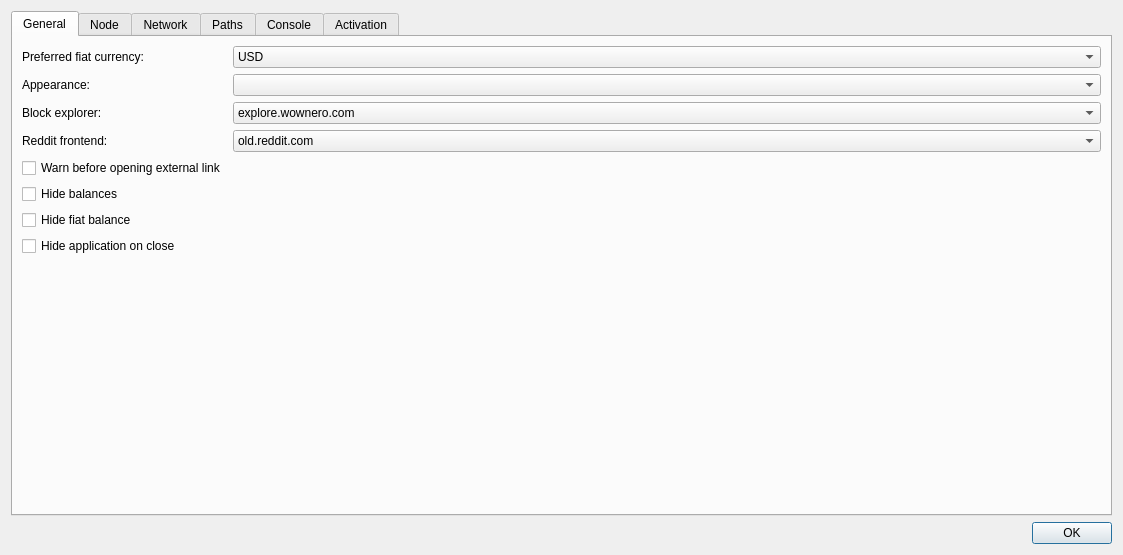
<?xml version="1.0" encoding="UTF-8"?>
<ui version="4.0">
 <class>Settings</class>
 <widget class="QDialog" name="Settings">
  <property name="geometry">
   <rect>
    <x>0</x>
    <y>0</y>
    <width>1123</width>
    <height>555</height>
   </rect>
  </property>
  <property name="windowTitle">
   <string>Settings</string>
  </property>
  <layout class="QVBoxLayout" name="verticalLayout">
   <item>
    <widget class="QTabWidget" name="tabWidget">
     <property name="currentIndex">
      <number>0</number>
     </property>
     <widget class="QWidget" name="tab_general">
      <attribute name="title">
       <string>General</string>
      </attribute>
      <layout class="QFormLayout" name="formLayout">
       <item row="0" column="0">
        <widget class="QLabel" name="label">
         <property name="text">
          <string>Preferred fiat currency:</string>
         </property>
        </widget>
       </item>
       <item row="0" column="1">
        <widget class="QComboBox" name="comboBox_fiatCurrency">
         <item>
          <property name="text">
           <string>USD</string>
          </property>
         </item>
         <item>
          <property name="text">
           <string>EUR</string>
          </property>
         </item>
         <item>
          <property name="text">
           <string>RUB</string>
          </property>
         </item>
         <item>
          <property name="text">
           <string>GBP</string>
          </property>
         </item>
         <item>
          <property name="text">
           <string>AUD</string>
          </property>
         </item>
         <item>
          <property name="text">
           <string>CAD</string>
          </property>
         </item>
         <item>
          <property name="text">
           <string>CHF</string>
          </property>
         </item>
         <item>
          <property name="text">
           <string>CNY</string>
          </property>
         </item>
         <item>
          <property name="text">
           <string>CZK</string>
          </property>
         </item>
         <item>
          <property name="text">
           <string>JPY</string>
          </property>
         </item>
         <item>
          <property name="text">
           <string>KRW</string>
          </property>
         </item>
         <item>
          <property name="text">
           <string>MXN</string>
          </property>
         </item>
         <item>
          <property name="text">
           <string>NZD</string>
          </property>
         </item>
         <item>
          <property name="text">
           <string>SEK</string>
          </property>
         </item>
         <item>
          <property name="text">
           <string>THB</string>
          </property>
         </item>
         <item>
          <property name="text">
           <string>TRY</string>
          </property>
         </item>
         <item>
          <property name="text">
           <string>ZAR</string>
          </property>
         </item>
        </widget>
       </item>
       <item row="1" column="0">
        <widget class="QLabel" name="label_6">
         <property name="text">
          <string>Appearance:</string>
         </property>
        </widget>
       </item>
       <item row="1" column="1">
        <widget class="QComboBox" name="comboBox_skin"/>
       </item>
       <item row="2" column="0">
        <widget class="QLabel" name="label_2">
         <property name="text">
          <string>Block explorer:</string>
         </property>
        </widget>
       </item>
       <item row="2" column="1">
        <widget class="QComboBox" name="comboBox_blockExplorer">
         <item>
          <property name="text">
           <string>explore.wownero.com</string>
          </property>
         </item>
         <item>
          <property name="text">
           <string>muchwow.lol</string>
          </property>
         </item>
        </widget>
       </item>
       <item row="4" column="0">
        <widget class="QCheckBox" name="checkBox_externalLink">
         <property name="text">
          <string>Warn before opening external link</string>
         </property>
        </widget>
       </item>
       <item row="5" column="0">
        <widget class="QCheckBox" name="checkBox_hideBalance">
         <property name="text">
          <string>Hide balances</string>
         </property>
        </widget>
       </item>
       <item row="3" column="0">
        <widget class="QLabel" name="label_8">
         <property name="text">
          <string>Reddit frontend:</string>
         </property>
        </widget>
       </item>
       <item row="3" column="1">
        <widget class="QComboBox" name="comboBox_redditFrontend">
         <item>
          <property name="text">
           <string>old.reddit.com</string>
          </property>
         </item>
         <item>
          <property name="text">
           <string>reddit.com</string>
          </property>
         </item>
         <item>
          <property name="text">
           <string>teddit.net</string>
          </property>
         </item>
        </widget>
       </item>
       <item row="6" column="0">
        <widget class="QCheckBox" name="checkBox_hideFiatBalance">
         <property name="text">
          <string>Hide fiat balance</string>
         </property>
        </widget>
       </item>
       <item row="7" column="0">
        <widget class="QCheckBox" name="checkBox_hideOnClose">
         <property name="text">
          <string>Hide application on close</string>
         </property>
        </widget>
       </item>
      </layout>
     </widget>
     <widget class="QWidget" name="tab_node">
      <attribute name="title">
       <string>Node</string>
      </attribute>
      <layout class="QHBoxLayout" name="horizontalLayout">
       <item>
        <widget class="NodeWidget" name="nodeWidget" native="true"/>
       </item>
      </layout>
     </widget>
     <widget class="QWidget" name="tab_network">
      <attribute name="title">
       <string>Network</string>
      </attribute>
      <layout class="QVBoxLayout" name="verticalLayout_2">
       <item>
        <layout class="QHBoxLayout" name="horizontalLayout_2">
         <item>
          <widget class="QGroupBox" name="groupBox_3">
           <property name="sizePolicy">
            <sizepolicy hsizetype="Maximum" vsizetype="Preferred">
             <horstretch>0</horstretch>
             <verstretch>0</verstretch>
            </sizepolicy>
           </property>
           <property name="title">
            <string>Websockets</string>
           </property>
           <layout class="QGridLayout" name="gridLayout_3">
            <item row="0" column="0">
             <widget class="QRadioButton" name="radioButton_disableWebsocket">
              <property name="text">
               <string>Disable websocket</string>
              </property>
             </widget>
            </item>
            <item row="1" column="0">
             <widget class="QRadioButton" name="radioButton_websocketServer">
              <property name="text">
               <string>Websocket server</string>
              </property>
             </widget>
            </item>
            <item row="2" column="0">
             <widget class="QLineEdit" name="lineEdit_websocketServer">
              <property name="maximumSize">
               <size>
                <width>300</width>
                <height>16777215</height>
               </size>
              </property>
             </widget>
            </item>
           </layout>
          </widget>
         </item>
         <item>
          <spacer name="horizontalSpacer_3">
           <property name="orientation">
            <enum>Qt::Horizontal</enum>
           </property>
           <property name="sizeType">
            <enum>QSizePolicy::Expanding</enum>
           </property>
           <property name="sizeHint" stdset="0">
            <size>
             <width>40</width>
             <height>20</height>
            </size>
           </property>
          </spacer>
         </item>
        </layout>
       </item>
       <item>
        <spacer name="verticalSpacer">
         <property name="orientation">
          <enum>Qt::Vertical</enum>
         </property>
         <property name="sizeHint" stdset="0">
          <size>
           <width>20</width>
           <height>40</height>
          </size>
         </property>
        </spacer>
       </item>
      </layout>
     </widget>
     <widget class="QWidget" name="tab_paths">
      <attribute name="title">
       <string>Paths</string>
      </attribute>
      <layout class="QVBoxLayout" name="verticalLayout_8">
       <property name="spacing">
        <number>6</number>
       </property>
       <item>
        <widget class="QLabel" name="label_7">
         <property name="text">
          <string>This application uses the following paths:</string>
         </property>
        </widget>
       </item>
       <item>
        <layout class="QFormLayout" name="formLayout_2">
         <item row="0" column="1">
          <layout class="QHBoxLayout" name="horizontalLayout_3">
           <item>
            <widget class="QLineEdit" name="lineEdit_defaultWalletDir">
             <property name="readOnly">
              <bool>true</bool>
             </property>
            </widget>
           </item>
           <item>
            <widget class="QPushButton" name="btn_browseDefaultWalletDir">
             <property name="text">
              <string>Browse</string>
             </property>
            </widget>
           </item>
          </layout>
         </item>
         <item row="0" column="0">
          <widget class="QLabel" name="label_3">
           <property name="text">
            <string>Wallet directory:</string>
           </property>
          </widget>
         </item>
         <item row="1" column="0">
          <widget class="QLabel" name="label_4">
           <property name="text">
            <string>Config directory:</string>
           </property>
          </widget>
         </item>
         <item row="1" column="1">
          <widget class="QLineEdit" name="lineEdit_configDir">
           <property name="readOnly">
            <bool>true</bool>
           </property>
          </widget>
         </item>
         <item row="2" column="0">
          <widget class="QLabel" name="label_5">
           <property name="text">
            <string>Application directory:</string>
           </property>
          </widget>
         </item>
         <item row="2" column="1">
          <widget class="QLineEdit" name="lineEdit_applicationDir">
           <property name="readOnly">
            <bool>true</bool>
           </property>
          </widget>
         </item>
        </layout>
       </item>
       <item>
        <spacer name="verticalSpacer_2">
         <property name="orientation">
          <enum>Qt::Vertical</enum>
         </property>
         <property name="sizeHint" stdset="0">
          <size>
           <width>20</width>
           <height>0</height>
          </size>
         </property>
        </spacer>
       </item>
      </layout>
     </widget>
     <widget class="QWidget" name="tab_console">
      <attribute name="icon">
       <iconset theme=":/assets/images/terminal.png">
        <normaloff>.</normaloff>.</iconset>
      </attribute>
      <attribute name="title">
       <string>Console</string>
      </attribute>
      <layout class="QGridLayout" name="gridLayout">
       <item row="1" column="0">
        <widget class="QGroupBox" name="groupBox">
         <property name="minimumSize">
          <size>
           <width>0</width>
           <height>0</height>
          </size>
         </property>
         <property name="maximumSize">
          <size>
           <width>16777215</width>
           <height>70</height>
          </size>
         </property>
         <property name="title">
          <string>Log source</string>
         </property>
         <layout class="QHBoxLayout" name="horizontalLayout_7">
          <item>
           <widget class="QCheckBox" name="checkBox_12">
            <property name="text">
             <string>Qt Application</string>
            </property>
           </widget>
          </item>
          <item>
           <widget class="QCheckBox" name="checkBox_13">
            <property name="text">
             <string>RPC daemon</string>
            </property>
           </widget>
          </item>
          <item>
           <widget class="QCheckBox" name="checkBox_14">
            <property name="text">
             <string>Tor daemon</string>
            </property>
           </widget>
          </item>
         </layout>
        </widget>
       </item>
       <item row="2" column="0" colspan="2">
        <widget class="QFrame" name="frame">
         <property name="minimumSize">
          <size>
           <width>0</width>
           <height>0</height>
          </size>
         </property>
         <property name="frameShape">
          <enum>QFrame::NoFrame</enum>
         </property>
         <property name="frameShadow">
          <enum>QFrame::Raised</enum>
         </property>
         <property name="lineWidth">
          <number>1</number>
         </property>
         <layout class="QHBoxLayout" name="horizontalLayout_8">
          <property name="leftMargin">
           <number>0</number>
          </property>
          <property name="topMargin">
           <number>0</number>
          </property>
          <property name="rightMargin">
           <number>0</number>
          </property>
          <property name="bottomMargin">
           <number>0</number>
          </property>
          <item>
           <widget class="QPushButton" name="btnCopyToClipboard">
            <property name="text">
             <string>Copy to clipboard</string>
            </property>
           </widget>
          </item>
          <item>
           <widget class="QPushButton" name="pushButton_6">
            <property name="text">
             <string>Open log directory</string>
            </property>
           </widget>
          </item>
          <item>
           <widget class="QPushButton" name="pushButton_2">
            <property name="text">
             <string>Clear</string>
            </property>
           </widget>
          </item>
         </layout>
        </widget>
       </item>
       <item row="1" column="1">
        <widget class="QGroupBox" name="groupBox_2">
         <property name="minimumSize">
          <size>
           <width>0</width>
           <height>0</height>
          </size>
         </property>
         <property name="maximumSize">
          <size>
           <width>16777215</width>
           <height>70</height>
          </size>
         </property>
         <property name="title">
          <string>Log level</string>
         </property>
         <layout class="QHBoxLayout" name="horizontalLayout_6">
          <item>
           <widget class="QCheckBox" name="checkBox_9">
            <property name="text">
             <string>Critical</string>
            </property>
            <property name="checked">
             <bool>true</bool>
            </property>
           </widget>
          </item>
          <item>
           <widget class="QCheckBox" name="checkBox_10">
            <property name="text">
             <string>Warning</string>
            </property>
            <property name="checked">
             <bool>true</bool>
            </property>
           </widget>
          </item>
          <item>
           <widget class="QCheckBox" name="checkBox_8">
            <property name="text">
             <string>Info</string>
            </property>
            <property name="checked">
             <bool>false</bool>
            </property>
           </widget>
          </item>
          <item>
           <widget class="QCheckBox" name="checkBox_11">
            <property name="text">
             <string>Debug</string>
            </property>
           </widget>
          </item>
         </layout>
        </widget>
       </item>
       <item row="0" column="0" colspan="2">
        <widget class="QTextEdit" name="textLogs">
         <property name="enabled">
          <bool>true</bool>
         </property>
         <property name="readOnly">
          <bool>true</bool>
         </property>
        </widget>
       </item>
      </layout>
     </widget>
     <widget class="QWidget" name="tab">
      <attribute name="title">
       <string>Activation</string>
      </attribute>
      <layout class="QVBoxLayout" name="verticalLayout_4">
       <item>
        <widget class="QFrame" name="frameActivationHelp">
         <property name="frameShape">
          <enum>QFrame::NoFrame</enum>
         </property>
         <property name="frameShadow">
          <enum>QFrame::Plain</enum>
         </property>
         <property name="lineWidth">
          <number>0</number>
         </property>
         <layout class="QVBoxLayout" name="verticalLayout_3">
          <property name="spacing">
           <number>0</number>
          </property>
          <property name="leftMargin">
           <number>0</number>
          </property>
          <property name="topMargin">
           <number>0</number>
          </property>
          <property name="rightMargin">
           <number>0</number>
          </property>
          <property name="bottomMargin">
           <number>0</number>
          </property>
          <item>
           <widget class="QLabel" name="labelActivationText">
            <property name="text">
             <string>&lt;html&gt;&lt;head/&gt;&lt;body&gt;&lt;p&gt;Please support the development team by upgrading to a paid WOWlet subscription. &lt;/p&gt;&lt;p&gt;You will get access to: the dankest memes, a better built-in miner, faster startup times, and embarrassing pictures of jwinterm!&lt;/p&gt;&lt;p&gt;Side-note: &lt;a href=&quot;https://forum.wownero.com/t/free-wowlet-license-keys/1294&quot;&gt;&lt;span style=&quot; text-decoration: underline; color:#0000ff;&quot;&gt;we condone the piracy of licenses&lt;/span&gt;&lt;/a&gt;&lt;/p&gt;&lt;p&gt;Thanks in advance.&lt;/p&gt;&lt;/body&gt;&lt;/html&gt;</string>
            </property>
            <property name="wordWrap">
             <bool>true</bool>
            </property>
            <property name="openExternalLinks">
             <bool>true</bool>
            </property>
            <property name="textInteractionFlags">
             <set>Qt::TextBrowserInteraction</set>
            </property>
           </widget>
          </item>
          <item>
           <spacer name="verticalSpacer_4">
            <property name="orientation">
             <enum>Qt::Vertical</enum>
            </property>
            <property name="sizeHint" stdset="0">
             <size>
              <width>20</width>
              <height>10</height>
             </size>
            </property>
           </spacer>
          </item>
         </layout>
        </widget>
       </item>
       <item>
        <layout class="QFormLayout" name="formLayout_3">
         <item row="0" column="0">
          <widget class="QLabel" name="label_9">
           <property name="text">
            <string>Subscription License:</string>
           </property>
          </widget>
         </item>
         <item row="0" column="1">
          <widget class="QLabel" name="label_license">
           <property name="font">
            <font>
             <weight>75</weight>
             <bold>true</bold>
            </font>
           </property>
           <property name="text">
            <string>Skint</string>
           </property>
          </widget>
         </item>
         <item row="1" column="1">
          <widget class="QLineEdit" name="serialEdit"/>
         </item>
         <item row="1" column="0">
          <widget class="QLabel" name="label_11">
           <property name="text">
            <string>Serial key:</string>
           </property>
          </widget>
         </item>
         <item row="2" column="1">
          <widget class="QPushButton" name="btn_serialKey">
           <property name="text">
            <string>Submit serial key</string>
           </property>
          </widget>
         </item>
         <item row="2" column="0">
          <widget class="QLabel" name="label_10">
           <property name="text">
            <string/>
           </property>
          </widget>
         </item>
        </layout>
       </item>
       <item>
        <spacer name="verticalSpacer_3">
         <property name="orientation">
          <enum>Qt::Vertical</enum>
         </property>
         <property name="sizeHint" stdset="0">
          <size>
           <width>20</width>
           <height>40</height>
          </size>
         </property>
        </spacer>
       </item>
      </layout>
     </widget>
    </widget>
   </item>
   <item>
    <layout class="QHBoxLayout" name="horizontalLayout_4">
     <item>
      <spacer name="horizontalSpacer">
       <property name="orientation">
        <enum>Qt::Horizontal</enum>
       </property>
       <property name="sizeHint" stdset="0">
        <size>
         <width>40</width>
         <height>20</height>
        </size>
       </property>
      </spacer>
     </item>
     <item>
      <widget class="QDialogButtonBox" name="closeButton">
       <property name="standardButtons">
        <set>QDialogButtonBox::Ok</set>
       </property>
      </widget>
     </item>
    </layout>
   </item>
  </layout>
 </widget>
 <customwidgets>
  <customwidget>
   <class>NodeWidget</class>
   <extends>QWidget</extends>
   <header>widgets/nodewidget.h</header>
   <container>1</container>
  </customwidget>
 </customwidgets>
 <resources/>
 <connections/>
 <slots>
  <slot>copyToClipboard()</slot>
  <slot>checkboxExternalLinkWarn()</slot>
  <slot>closeClicked(QAbstractButton*)</slot>
  <slot>checkboxCheckForAppUpdates()</slot>
  <slot>fiatCurrencySelected(QString)</slot>
  <slot>homeWidgetChanged(int)</slot>
 </slots>
</ui>
